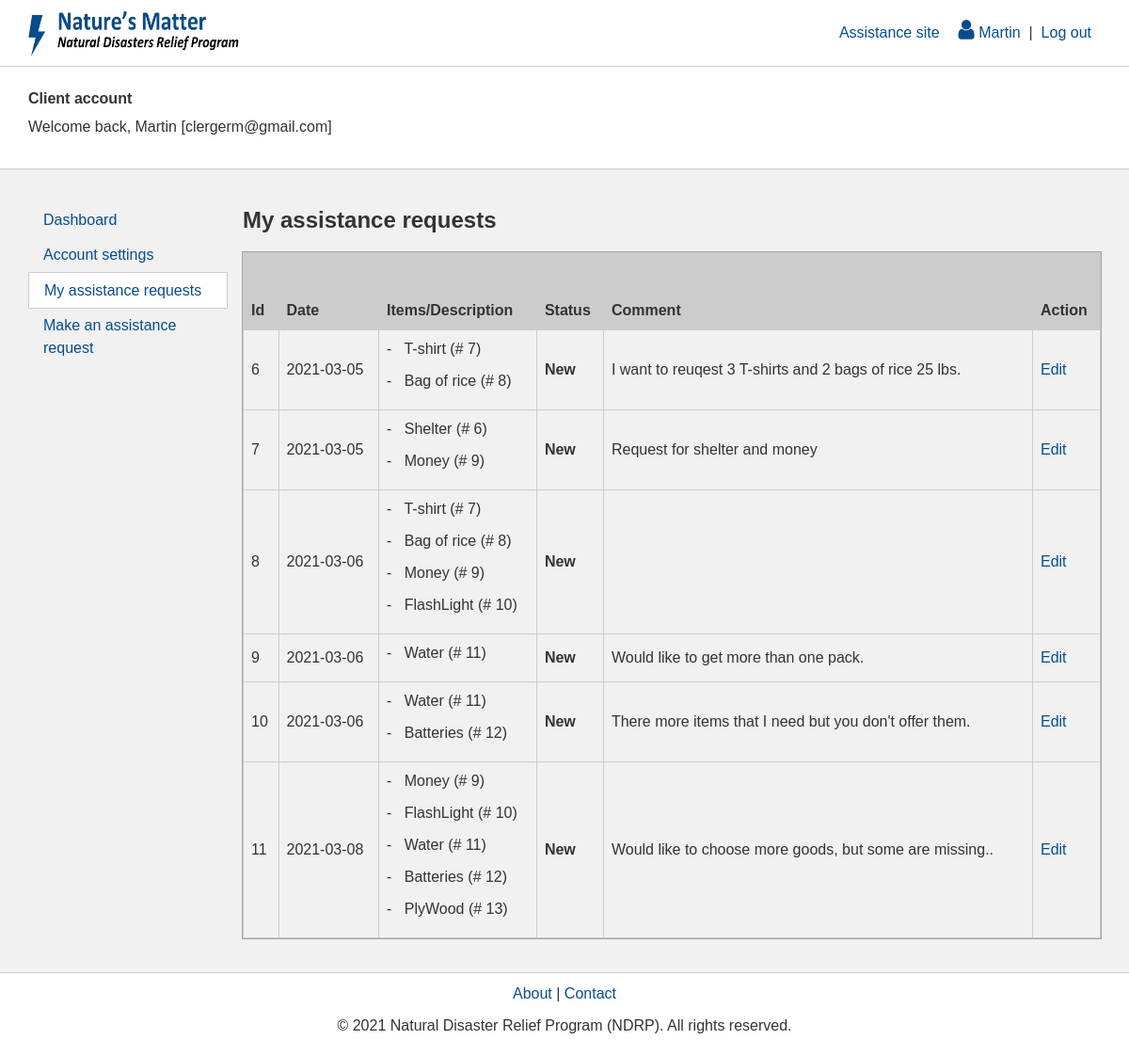
The app's page /account/assistance/my-assistance-requests.php (signed in) with its own data.
### tables this page shows
CREATE TABLE `assistance_request` (
  `ass_req_id` int(11) NOT NULL,
  `ass_req_date` date NOT NULL,
  `ass_req_status_id` tinyint(4) NOT NULL,
  `ass_req_comment` varchar(700) NOT NULL,
  `cli_id` int(11) NOT NULL,
  `emp_id` int(11) DEFAULT NULL
);

CREATE TABLE `assistance_request_product` (
  `ass_req_id` int(11) NOT NULL,
  `prod_id` int(11) NOT NULL
);

CREATE TABLE `product` (
  `prod_id` int(11) NOT NULL,
  `prod_name` varchar(160) NOT NULL,
  `prod_desc` varchar(700) NOT NULL,
  `prod_type_id` tinyint(4) NOT NULL,
  `prod_status_id` tinyint(4) NOT NULL,
  `prod_price` decimal(6,2) NOT NULL,
  `prod_date` date NOT NULL,
  `cat_id` int(11) NOT NULL,
  `emp_id` int(11) NOT NULL
);

### business/assistance-request.php (called while the page is built, shortened)
<?php
class AssistanceRequest{
	private $id;
    private $date;
    private $statusId;
    private $comment;
    private $product;
    function __construct() {
        $this->id = null;
        $this->date = null;
        $this->statusId = null;
        $this->comment = "";
        $this->product = [];
    }
    public function setId($id) {
        $this->id = $id;
    }
    public function getId() {
        return $this->id;
    }
    public function setDate($date) {
        $this->date = $date;
    }
    public function getDate() {
        return $this->date;
    }
    public function setStatusId($statusId) {
        $this->statusId = $statusId;
    }
    public function getStatusId() {
        return $this->statusId;
    }
    public function setComment($comment) {
        $this->comment = $comment;
    }
    public function getComment() {
        return $this->comment;
    }
    public function setProduct($product) {
        $this->product[] = $product;
    }
    public function getProducts() {
        return $this->product;
    }
} ?>

### data/assistance-request-db.php (called while the page is built, shortened)
<?php
class AssistanceRequestDB{
    public static function selectAssistanceRequests() {
        $reqs = [];
        $pdo = DbConnect::getConnection();
        $sql = "SELECT * FROM assistance_request WHERE 1";
        $stmt = $pdo->prepare($sql);
        if ($stmt->execute()) {
            $reqData = $stmt->fetchAll();
            if (count($reqData) > 0) {
                foreach ($reqData as $v) {
                    $req = new AssistanceRequest();
                    $req->setId($v["ass_req_id"]);
                    $req->setDate($v["ass_req_date"]);
                    $req->setStatusId($v["ass_req_status_id"]);
                    $req->setComment($v["ass_req_comment"]);
                    $client = new Client();
                    $client->setId($v["cli_id"]);
                    $req->setClient($client);
                    $emp = new Employee();
                    $emp->setId($v["emp_id"]);
                    $req->setEmployee($emp);
                    $sql = "SELECT * FROM assistance_request_product AS arp
                        INNER JOIN product AS p ON arp.prod_id = p.prod_id
                        WHERE arp.ass_req_id=?";
                    $stmt = $pdo->prepare($sql);
                    if ($stmt->execute([$v["ass_req_id"]])) {
                        $prodData = $stmt->fetchAll();
                        if (count($prodData) > 0) {
                            foreach ($prodData as $val) {
                                $product = new Product();
                                $product->setId($val["prod_id"]);
                                $product->setName($val["prod_name"]);
                                $product->setDesc($val["prod_desc"]);
                                $product->setTypeId($val["prod_type_id"]);
                                $product->setStatusId($val["prod_status_id"]);
                                $product->setPrice($val["prod_price"]);
                                $product->setDate($val["prod_date"]);
                                $product->setCatId($val["cat_id"]);
                                $product->setEmpId($val["emp_id"]);
                                $req->setProduct($product);
                            }
                        }
                    }
                    $reqs[$v["ass_req_id"]] = $req;
                }
            }
        }
        return $reqs;
    }
} ?>

### controller/assistance-request-controller.php (called while the page is built, shortened)
<?php
include App::FULL_DIR."/data/user-db.php";
include App::FULL_DIR."/business/product.php";
include App::FULL_DIR."/data/product-db.php";
include App::FULL_DIR."/business/assistance-request.php";
include App::FULL_DIR."/data/assistance-request-db.php";
class AssistanceRequestController{
	public static function setContent(){
		$uriParts = pathinfo($_SERVER["REQUEST_URI"]);
		if ($uriParts['filename'] == "add-assistance-request"){
			App::$aside = "Add";
			$filter = "prod_status_id = ?";
			$param = [ProductDB::selectStatus("Active")];
			self::$products = ProductDB::selectProducts($filter, $param);
		} else if ($uriParts['filename'] == "my-assistance-requests"){
			self::$assReqs = AssistanceRequestDB::selectAssistanceRequests();
		} else if ($uriParts['filename'] == "assistance-requests"){
			App::$aside = "Ass";
			self::$statuses = AssistanceRequestDB::selectStatuses();
			self::$assReqs = AssistanceRequestDB::selectAssistanceRequests();
		}
	}
	public static function execRequest(){
		self::setContent();
	}
}
AssistanceRequestController::execRequest();
?>

### business/product.php (called while the page is built, shortened)
<?php
class Product{
	private $id;
    private $name;
    function __construct() {
        $this->id = null;
        $this->name = "";
    }
    public function setId($id) {
        $this->id = $id;
    }
    public function getId() {
        return $this->id;
    }
    public function setName($name) {
        $this->name = $name;
    }
    public function getName() {
        return $this->name;
    }
} ?>

### account/assistance/my-assistance-requests.php (the view, shortened to what this page needs)
<?php
include App::FULL_DIR."/controller/assistance-request-controller.php";
include App::FULL_DIR."/account/include/header.php"
?>
<main>
    <section class="acc-content">
        <section id="acc-aside">
        	<?php include App::FULL_DIR."/account/include/side-bar.php" ?>
        </section>
        <section id="acc-content-area">
        	<h1>My assistance requests</h1>
            <table>
                <tr>
                    <th colspan="7">&nbsp;</th>
                </tr>
                <tr>
                  <th>Id</th>
                  <th>Date</th>
                  <th colspan="2">Items/Description</th>
                  <th>Status</th>
                  <th>Comment</th>
                  <th colspan="2">Action</th>
                </tr>
                <?php if ( count(AssistanceRequestController::$assReqs) > 0) {
                    foreach (AssistanceRequestController::$assReqs as $k => $v){ ?>
                      <tr>
                        <td><?php echo AssistanceRequestController::$assReqs[$k]->getId(); ?></td>
                        <td><?php echo AssistanceRequestController::$assReqs[$k]->getDate(); ?></td>
                        <td colspan="2">
                          <ul>
                            <?php $i = 0;
                              $products = AssistanceRequestController::$assReqs[$k]->getProducts();
                              foreach ($products as $val){ $i++ ?>
                               <li>
                                <p>- &nbsp; <?php echo $val->getName()." (# ".$val->getId().") "; ?></p>
                              </li>
                            <?php } ?>
                          </ul>
                        </td>
                        <td>
                          <strong>
                            <?php echo AssistanceRequestController::$statuses[AssistanceRequestController::$assReqs[$k]->getStatusId()]; ?>
                          </strong>
                        </td>
                        <td><?php echo AssistanceRequestController::$assReqs[$k]->getComment(); ?></td>
                        <td>
                          <a href="<?php echo App::FULL_URL; ?>/account/assistance/edit-assistance-request.php?assReqId=<?php echo AssistanceRequestController::$assReqs[$k]->getId(); ?>">Edit</a>
                        </td>
                        </tr>
                    <?php } ?>
                <?php }else{ ?>
                    <tr>
                      <td colspan="7">You have not added any assistance request yet.</td>
                    </tr>
                <?php } ?>
            </table>
        </section><br>
    </section>
</main>
<?php include App::FULL_DIR."/include/footer.php" ?>

### css/global.css (style rules this page uses)
html, body, div, span, applet, object, iframe, h1, h2, h3, h4, h5, h6, p, blockquote, pre, a, abbr, acronym, address, big, cite, code, del, dfn, em, img, ins, kbd, q, s, samp, small, strike, strong, sub, sup, tt, var, b, u, i, center, dl, dt, dd, ol, ul, li, fieldset, form, label, legend, table, caption, tbody, tfoot, thead, tr, th, td, article, aside, canvas, details, embed, figure, figcaption, footer, header, hgroup, menu, nav, output, ruby, section, summary, time, mark, audio, video { margin: 0; padding: 0; border: 0; font-size: 100%; font: inherit; vertical-align: baseline; }
article, aside, details, figcaption, figure, footer, header, hgroup, menu, nav, section { display: block; }
body { line-height: 1; }
ol, ul { list-style: none; }
table { border-collapse: collapse; border-spacing: 0; }
a { text-decoration: none; }
*, *:before, *:after { box-sizing: border-box; }
body { font-family: Arial, Helvetica, sans-serif; font-size: 1em; line-height: 1.5; color: #333333; background-color: #FFFFFF; }
h1 { font-size: 1.5em; font-weight: bold; margin: 0 0 0.7em 0; }
p { margin: 0 0 10px 0; }
strong { font-weight: bold; }
a:link, a:visited, a:hover, a:active { color: #074D8D; text-decoration: none; }
#admin-aside, #acc-aside { float: left; width: 20%; padding-right: 1em; }
#admin-content-area, #acc-content-area { float: left; width: 80%; }
main { background-color: #f1f1f1; border-top: 1px solid #ccc; border-bottom: 1px solid #ccc; padding: 20px 0; }
.main-content, .admin-content, .acc-content { width: 1140px; margin: 0 auto; padding: 1em 0; }
table { outline: 1px solid #A3A3A3; border-collapse: collapse; width: 100%; }
th { background: #ccc; font-weight: bold; }
th, td { border: 1px solid #ccc; text-align: left; padding: .5em; vertical-align: middle; }

### records on screen
assistance_request: ass_req_id "6", ass_req_date "2021-03-05", ass_req_status "New", ass_req_comment "I want to reuqest 3 T-shirts and 2 bags of rice 25 lbs."
assistance_request_product: prod.prod_name "T-shirt", prod.prod_id "7"
assistance_request_product: prod.prod_name "Bag of rice", prod.prod_id "8"
assistance_request: ass_req_id "7", ass_req_date "2021-03-05", ass_req_status "New", ass_req_comment "Request for shelter and money"
assistance_request_product: prod.prod_name "Shelter", prod.prod_id "6"
assistance_request_product: prod.prod_name "Money", prod.prod_id "9"
assistance_request: ass_req_id "8", ass_req_date "2021-03-06", ass_req_status "New"
assistance_request_product: prod.prod_name "T-shirt", prod.prod_id "7"
assistance_request_product: prod.prod_name "Bag of rice", prod.prod_id "8"
assistance_request_product: prod.prod_name "Money", prod.prod_id "9"
assistance_request_product: prod.prod_name "FlashLight", prod.prod_id "10"
assistance_request: ass_req_id "9", ass_req_date "2021-03-06", ass_req_status "New", ass_req_comment "Would like to get more than one pack."
assistance_request_product: prod.prod_name "Water", prod.prod_id "11"
assistance_request: ass_req_id "10", ass_req_date "2021-03-06", ass_req_status "New", ass_req_comment "There more items that I need but you don't offer them."
assistance_request_product: prod.prod_name "Water", prod.prod_id "11"
assistance_request_product: prod.prod_name "Batteries", prod.prod_id "12"
assistance_request: ass_req_id "11", ass_req_date "2021-03-08", ass_req_status "New", ass_req_comment "Would like to choose more goods, but some are missing.."
assistance_request_product: prod.prod_name "Money", prod.prod_id "9"
assistance_request_product: prod.prod_name "FlashLight", prod.prod_id "10"
assistance_request_product: prod.prod_name "Water", prod.prod_id "11"
assistance_request_product: prod.prod_name "Batteries", prod.prod_id "12"
assistance_request_product: prod.prod_name "PlyWood", prod.prod_id "13"

### other values on screen
$_SESSION['user']['firstName'] "Martin"
$_SESSION['user']['email'] "clergerm@gmail.com"
